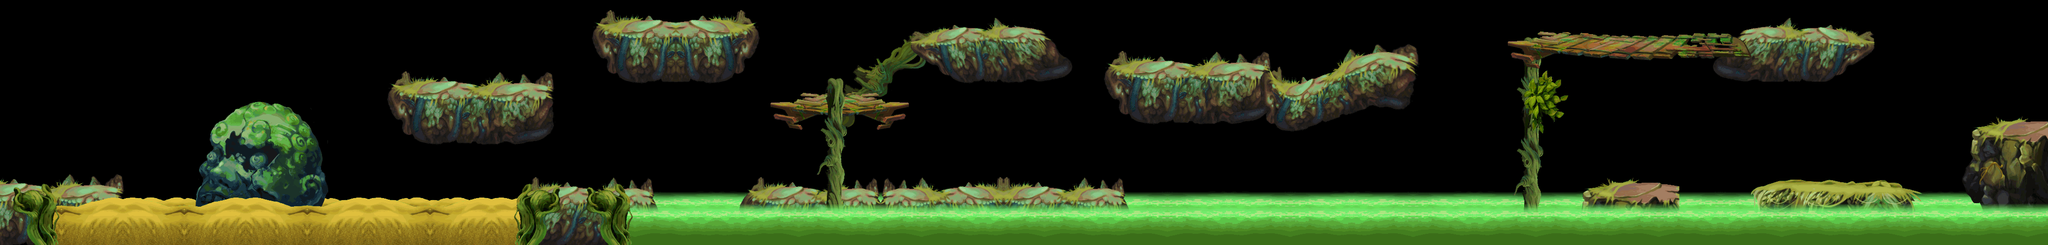

The image is a tile-based game level rendered from a .tmx file. Its description and source (layers, tilesets, objects; grid data summarised) follow:
An orthogonal 100x12 tile map with 40x40 px tiles, 4 tile layers (land1, land2, land3, land4) and 60 objects.

<map version="1.0" orientation="orthogonal" width="100" height="12" tilewidth="40" tileheight="40">
 <tileset firstgid="1" name="c-land" tilewidth="40" tileheight="40">
  <image source="c-land.png" width="1745" height="2038" />
 </tileset>
 <layer name="land1" width="100" height="12">
  <data>[1200 cells, 272 non-empty, 63 distinct tile ids]</data>
 </layer>
 <layer name="land2" width="100" height="12">
  <data>[1200 cells, 676 non-empty, 366 distinct tile ids]</data>
 </layer>
 <layer name="land3" width="100" height="12">
  <data>[1200 cells, 171 non-empty, 155 distinct tile ids]</data>
 </layer>
 <layer name="land4" width="100" height="12">
  <data>[1200 cells, 340 non-empty, 68 distinct tile ids]</data>
 </layer>
 <objectgroup name="pengzhuang" width="100" height="12">
  <object x="3859" y="253" width="139" height="141" />
  <object x="188" y="430" width="67" height="47" />
  <object x="1005" y="378" width="285" height="58" />
  <object x="1463" y="379" width="729" height="40" />
  <object x="2950" y="77" width="706" height="28" />
  <object x="550" y="270" width="59" height="14" />
  <object x="480" y="201" width="68" height="31" />
  <object x="409" y="266" width="71" height="13" />
  <object x="762" y="176" width="313" height="29" />
  <object x="936" y="436" width="95" height="43" />
  <object x="3433" y="373" width="288" height="43" />
  <object x="3097" y="375" width="181" height="36" />
  <object x="2163" y="136" width="309" height="27" />
  <object x="2680" y="113" width="79" height="27" />
  <object x="1781" y="73" width="265" height="27" />
  <object x="1166" y="50" width="306" height="26" />
  <object x="1525" y="196" width="237" height="27" />
  <object x="2" y="382" width="185" height="99" />
  <object x="2470" y="176" width="161" height="23" />
 </objectgroup>
 <objectgroup name="zuobiao1" width="100" height="12">
  <object x="3183" y="355">
   <properties>
    <property name="id" value="1" />
    <property name="type" value="1" />
   </properties>
  </object>
  <object x="2349" y="450">
   <properties>
    <property name="id" value="13" />
    <property name="type" value="0" />
   </properties>
  </object>
  <object x="253" y="434" width="683" height="47">
   <properties>
    <property name="id" value="19" />
   </properties>
  </object>
  <object x="2571" y="451">
   <properties>
    <property name="id" value="13" />
    <property name="type" value="0" />
   </properties>
  </object>
  <object x="2691" y="450">
   <properties>
    <property name="id" value="13" />
    <property name="type" value="0" />
   </properties>
  </object>
  <object x="2867" y="450">
   <properties>
    <property name="id" value="13" />
    <property name="type" value="0" />
   </properties>
  </object>
  <object x="2005" y="362">
   <properties>
    <property name="id" value="1" />
    <property name="type" value="1" />
   </properties>
  </object>
  <object x="1933" y="362">
   <properties>
    <property name="id" value="1" />
    <property name="type" value="1" />
   </properties>
  </object>
  <object x="3452" y="56">
   <properties>
    <property name="id" value="1" />
    <property name="type" value="1" />
   </properties>
  </object>
  <object x="3067" y="62">
   <properties>
    <property name="id" value="1" />
    <property name="type" value="1" />
   </properties>
  </object>
  <object x="1644" y="482">
   <properties>
    <property name="id" value="18" />
   </properties>
  </object>
  <object x="1686" y="480">
   <properties>
    <property name="id" value="18" />
   </properties>
  </object>
  <object x="2278" y="482">
   <properties>
    <property name="id" value="18" />
   </properties>
  </object>
  <object x="2476" y="484">
   <properties>
    <property name="id" value="18" />
   </properties>
  </object>
  <object x="3244" y="478">
   <properties>
    <property name="id" value="18" />
   </properties>
  </object>
  <object x="3316" y="478">
   <properties>
    <property name="id" value="18" />
   </properties>
  </object>
  <object x="3798" y="480">
   <properties>
    <property name="id" value="18" />
   </properties>
  </object>
 </objectgroup>
 <objectgroup name="zuobiao2" width="100" height="12">
  <object x="3535" y="74">
   <properties>
    <property name="id" value="101" />
    <property name="num" value="5" />
    <property name="range" value="100" />
    <property name="time" value="1" />
    <property name="timemax" value="12" />
    <property name="timemin" value="3" />
    <property name="z" value="0" />
   </properties>
  </object>
  <object x="1308" y="50">
   <properties>
    <property name="id" value="101" />
    <property name="num" value="5" />
    <property name="range" value="100" />
    <property name="time" value="1" />
    <property name="timemax" value="12" />
    <property name="timemin" value="3" />
    <property name="z" value="0" />
   </properties>
  </object>
  <object x="921" y="177">
   <properties>
    <property name="id" value="104" />
    <property name="num" value="4" />
    <property name="range" value="50" />
    <property name="time" value="1" />
    <property name="timemax" value="6" />
    <property name="timmin" value="3" />
   </properties>
  </object>
  <object x="1927" y="71">
   <properties>
    <property name="id" value="104" />
    <property name="num" value="4" />
    <property name="range" value="50" />
    <property name="time" value="1" />
    <property name="timemax" value="6" />
    <property name="timmin" value="3" />
   </properties>
  </object>
  <object x="3203" y="375">
   <properties>
    <property name="id" value="104" />
    <property name="num" value="4" />
    <property name="range" value="50" />
    <property name="time" value="1" />
    <property name="timemax" value="6" />
    <property name="timmin" value="3" />
   </properties>
  </object>
  <object x="520" y="200">
   <properties>
    <property name="id" value="102" />
    <property name="num" value="3" />
    <property name="range" value="0" />
    <property name="time" value="1" />
    <property name="timemax" value="10" />
    <property name="timmin" value="3" />
   </properties>
  </object>
  <object x="1226" y="50">
   <properties>
    <property name="id" value="102" />
    <property name="num" value="3" />
    <property name="range" value="0" />
    <property name="time" value="1" />
    <property name="timemax" value="10" />
    <property name="timmin" value="3" />
   </properties>
  </object>
  <object x="2212" y="136">
   <properties>
    <property name="id" value="102" />
    <property name="num" value="3" />
    <property name="range" value="0" />
    <property name="time" value="1" />
    <property name="timemax" value="10" />
    <property name="timmin" value="3" />
   </properties>
  </object>
  <object x="3907" y="254">
   <properties>
    <property name="id" value="102" />
    <property name="num" value="3" />
    <property name="range" value="0" />
    <property name="time" value="1" />
    <property name="timemax" value="10" />
    <property name="timmin" value="3" />
   </properties>
  </object>
  <object x="1852" y="72">
   <properties>
    <property name="id" value="111" />
    <property name="num" value="2" />
    <property name="range" value="20" />
    <property name="time" value="1" />
    <property name="timemax" value="8" />
    <property name="timmin" value="1" />
   </properties>
  </object>
  <object x="3529" y="371">
   <properties>
    <property name="id" value="111" />
    <property name="num" value="2" />
    <property name="range" value="20" />
    <property name="time" value="1" />
    <property name="timemax" value="8" />
    <property name="timmin" value="1" />
   </properties>
  </object>
  </objectgroup>
 <objectgroup name="zuobiao3" width="100" height="12">
  <!-- 6 objects omitted --></objectgroup>
</map>
<!-- 13 of 60 objects omitted -->
